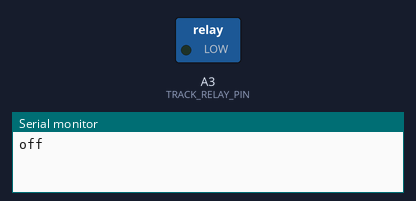
Simulated run of this sketch. Board: Arduino Uno, built with avr-gcc and run on an emulated ATmega328P. On the bench: switched loads named in the sketch (green lamp = pin HIGH), the last lines printed to the serial monitor.

Above: at 1.5 s.
At 5.5 s:
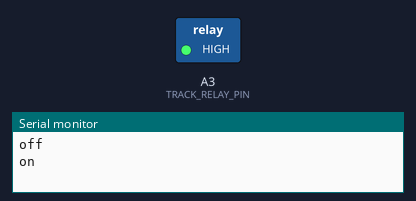
Timing chart, 0 to 10.4 s (numbered marks = the images above):
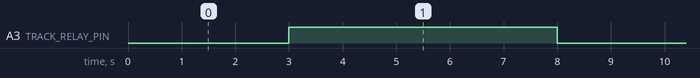

Measured:
- by itself, A3 (TRACK_RELAY_PIN): alternates HIGH for 5.0 s and LOW for 3.0 s

The sketch:

relayTest.ino
```cpp
#include <SoftwareSerial.h>

const int TRACK_RELAY_PIN = A3;

const int RELAY_DELAY = 3000; // after hall is triggered, relay turns off track power for how long?

SoftwareSerial mySerial(2, 3); // RX = 2, TX = 3

void setup() {
  // Initialize both Hardware and Software Serial.
  // Keep Hardware Serial plugged in for debugging purposes.
  Serial.begin(9600);
  mySerial.begin(9600);

  // Set up relay trigger
  pinMode(TRACK_RELAY_PIN, OUTPUT);
}

void loop() {
  cutTrackPower();
  delay(5000);
}


void cutTrackPower() {
  digitalWrite(TRACK_RELAY_PIN, LOW);
  Serial.println("off");
  delay(RELAY_DELAY);
  digitalWrite(TRACK_RELAY_PIN, HIGH);
  Serial.println("on");
}
```
